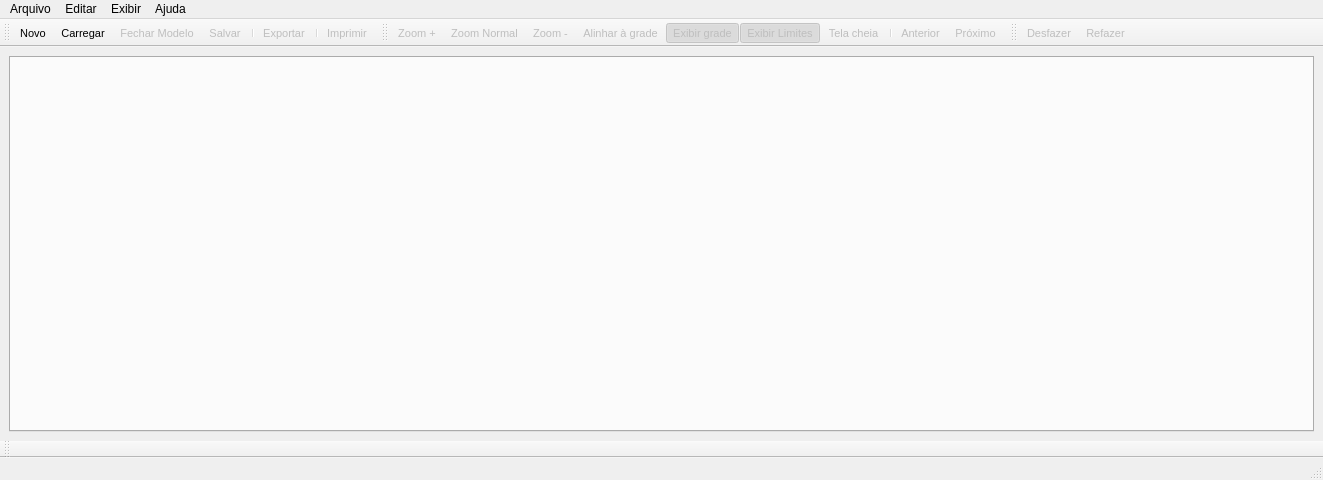
<?xml version="1.0" encoding="UTF-8"?>
<ui version="4.0">
 <class>FormPrincipal</class>
 <widget class="QMainWindow" name="FormPrincipal">
  <property name="windowModality">
   <enum>Qt::NonModal</enum>
  </property>
  <property name="geometry">
   <rect>
    <x>0</x>
    <y>0</y>
    <width>1323</width>
    <height>480</height>
   </rect>
  </property>
  <property name="minimumSize">
   <size>
    <width>640</width>
    <height>480</height>
   </size>
  </property>
  <property name="mouseTracking">
   <bool>true</bool>
  </property>
  <property name="windowTitle">
   <string>pgModeler - PostgreSQL Database Modeller</string>
  </property>
  <property name="windowIcon">
   <iconset resource="../res/resources.qrc">
    <normaloff>:/icones/icones/pgsqlModeler48x48.png</normaloff>:/icones/icones/pgsqlModeler48x48.png</iconset>
  </property>
  <property name="statusTip">
   <string/>
  </property>
  <property name="layoutDirection">
   <enum>Qt::LeftToRight</enum>
  </property>
  <property name="autoFillBackground">
   <bool>false</bool>
  </property>
  <property name="styleSheet">
   <string notr="true"/>
  </property>
  <property name="toolButtonStyle">
   <enum>Qt::ToolButtonTextOnly</enum>
  </property>
  <property name="animated">
   <bool>false</bool>
  </property>
  <property name="dockNestingEnabled">
   <bool>true</bool>
  </property>
  <widget class="QWidget" name="centralwidget">
   <layout class="QGridLayout" name="gridLayout">
    <property name="spacing">
     <number>4</number>
    </property>
    <item row="0" column="0">
     <widget class="QTabWidget" name="modelos_tab">
      <property name="minimumSize">
       <size>
        <width>0</width>
        <height>0</height>
       </size>
      </property>
      <property name="mouseTracking">
       <bool>true</bool>
      </property>
      <property name="currentIndex">
       <number>-1</number>
      </property>
      <property name="documentMode">
       <bool>false</bool>
      </property>
      <property name="tabsClosable">
       <bool>true</bool>
      </property>
     </widget>
    </item>
   </layout>
  </widget>
  <widget class="QMenuBar" name="menu_principal_mb">
   <property name="enabled">
    <bool>true</bool>
   </property>
   <property name="geometry">
    <rect>
     <x>0</x>
     <y>0</y>
     <width>1323</width>
     <height>25</height>
    </rect>
   </property>
   <property name="defaultUp">
    <bool>false</bool>
   </property>
   <widget class="QMenu" name="menuArquivo">
    <property name="title">
     <string>Arquivo</string>
    </property>
    <addaction name="action_novo_modelo"/>
    <addaction name="action_carregar_modelo"/>
    <addaction name="action_fechar_modelo"/>
    <addaction name="action_salvar_modelo"/>
    <addaction name="action_salvar_como"/>
    <addaction name="action_salvar_tudo"/>
    <addaction name="separator"/>
    <addaction name="action_imprimir"/>
    <addaction name="separator"/>
    <addaction name="action_exportar"/>
    <addaction name="separator"/>
    <addaction name="action_sair"/>
   </widget>
   <widget class="QMenu" name="menuEditar">
    <property name="title">
     <string>Editar</string>
    </property>
    <addaction name="action_desfazer"/>
    <addaction name="action_refazer"/>
    <addaction name="separator"/>
    <addaction name="action_configuracoes"/>
    <addaction name="separator"/>
   </widget>
   <widget class="QMenu" name="menuSobre">
    <property name="title">
     <string>Ajuda</string>
    </property>
    <addaction name="action_sobre"/>
   </widget>
   <widget class="QMenu" name="menuExibir">
    <property name="title">
     <string>Exibir</string>
    </property>
    <widget class="QMenu" name="menuFerramentas">
     <property name="title">
      <string>Ferramentas</string>
     </property>
     <addaction name="action_arquivo"/>
     <addaction name="action_exibicao"/>
     <addaction name="action_edicao"/>
     <addaction name="action_modelo"/>
     <addaction name="separator"/>
     <addaction name="action_operacoes"/>
     <addaction name="action_visao_objetos"/>
    </widget>
    <addaction name="action_exibir_grade"/>
    <addaction name="action_exibir_lim_paginas"/>
    <addaction name="action_tela_cheia"/>
    <addaction name="separator"/>
    <addaction name="action_zoom_normal"/>
    <addaction name="action_ampliar_zoom"/>
    <addaction name="action_diminuir_zoom"/>
    <addaction name="separator"/>
    <addaction name="menuFerramentas"/>
   </widget>
   <addaction name="menuArquivo"/>
   <addaction name="menuEditar"/>
   <addaction name="menuExibir"/>
   <addaction name="menuSobre"/>
  </widget>
  <widget class="QStatusBar" name="statusbar"/>
  <widget class="QToolBar" name="arquivo_tb">
   <property name="font">
    <font>
     <pointsize>8</pointsize>
    </font>
   </property>
   <property name="windowTitle">
    <string>Arquivo</string>
   </property>
   <property name="iconSize">
    <size>
     <width>22</width>
     <height>22</height>
    </size>
   </property>
   <property name="toolButtonStyle">
    <enum>Qt::ToolButtonTextUnderIcon</enum>
   </property>
   <property name="floatable">
    <bool>false</bool>
   </property>
   <attribute name="toolBarArea">
    <enum>TopToolBarArea</enum>
   </attribute>
   <attribute name="toolBarBreak">
    <bool>false</bool>
   </attribute>
   <addaction name="action_novo_modelo"/>
   <addaction name="action_carregar_modelo"/>
   <addaction name="action_fechar_modelo"/>
   <addaction name="action_salvar_modelo"/>
   <addaction name="separator"/>
   <addaction name="action_exportar"/>
   <addaction name="separator"/>
   <addaction name="action_imprimir"/>
  </widget>
  <widget class="QToolBar" name="exibicao_tb">
   <property name="enabled">
    <bool>true</bool>
   </property>
   <property name="font">
    <font>
     <pointsize>8</pointsize>
    </font>
   </property>
   <property name="windowTitle">
    <string>Visualização</string>
   </property>
   <property name="iconSize">
    <size>
     <width>22</width>
     <height>22</height>
    </size>
   </property>
   <property name="toolButtonStyle">
    <enum>Qt::ToolButtonTextUnderIcon</enum>
   </property>
   <attribute name="toolBarArea">
    <enum>TopToolBarArea</enum>
   </attribute>
   <attribute name="toolBarBreak">
    <bool>false</bool>
   </attribute>
   <addaction name="action_ampliar_zoom"/>
   <addaction name="action_zoom_normal"/>
   <addaction name="action_diminuir_zoom"/>
   <addaction name="action_alin_objs_grade"/>
   <addaction name="action_exibir_grade"/>
   <addaction name="action_exibir_lim_paginas"/>
   <addaction name="action_tela_cheia"/>
   <addaction name="separator"/>
   <addaction name="action_anterior"/>
   <addaction name="action_proximo"/>
  </widget>
  <widget class="QToolBar" name="edicao_tb">
   <property name="enabled">
    <bool>true</bool>
   </property>
   <property name="font">
    <font>
     <pointsize>8</pointsize>
    </font>
   </property>
   <property name="windowTitle">
    <string>Edição</string>
   </property>
   <property name="movable">
    <bool>true</bool>
   </property>
   <property name="iconSize">
    <size>
     <width>22</width>
     <height>22</height>
    </size>
   </property>
   <property name="toolButtonStyle">
    <enum>Qt::ToolButtonTextUnderIcon</enum>
   </property>
   <property name="floatable">
    <bool>false</bool>
   </property>
   <attribute name="toolBarArea">
    <enum>TopToolBarArea</enum>
   </attribute>
   <attribute name="toolBarBreak">
    <bool>false</bool>
   </attribute>
   <addaction name="action_desfazer"/>
   <addaction name="action_refazer"/>
  </widget>
  <widget class="QToolBar" name="modelo_tb">
   <property name="enabled">
    <bool>true</bool>
   </property>
   <property name="sizePolicy">
    <sizepolicy hsizetype="Minimum" vsizetype="Minimum">
     <horstretch>0</horstretch>
     <verstretch>0</verstretch>
    </sizepolicy>
   </property>
   <property name="font">
    <font>
     <pointsize>8</pointsize>
    </font>
   </property>
   <property name="windowTitle">
    <string>Modelo</string>
   </property>
   <property name="iconSize">
    <size>
     <width>22</width>
     <height>22</height>
    </size>
   </property>
   <property name="toolButtonStyle">
    <enum>Qt::ToolButtonTextUnderIcon</enum>
   </property>
   <property name="floatable">
    <bool>true</bool>
   </property>
   <attribute name="toolBarArea">
    <enum>BottomToolBarArea</enum>
   </attribute>
   <attribute name="toolBarBreak">
    <bool>false</bool>
   </attribute>
  </widget>
  <action name="action_novo_modelo">
   <property name="icon">
    <iconset resource="../res/resources.qrc">
     <normaloff>:/icones/icones/novo.png</normaloff>:/icones/icones/novo.png</iconset>
   </property>
   <property name="text">
    <string>Novo</string>
   </property>
   <property name="shortcut">
    <string>Ctrl+N</string>
   </property>
  </action>
  <action name="action_salvar_modelo">
   <property name="enabled">
    <bool>false</bool>
   </property>
   <property name="icon">
    <iconset resource="../res/resources.qrc">
     <normaloff>:/icones/icones/salvar.png</normaloff>:/icones/icones/salvar.png</iconset>
   </property>
   <property name="text">
    <string>Salvar</string>
   </property>
   <property name="shortcut">
    <string>Ctrl+S</string>
   </property>
  </action>
  <action name="action_ampliar_zoom">
   <property name="enabled">
    <bool>false</bool>
   </property>
   <property name="icon">
    <iconset resource="../res/resources.qrc">
     <normaloff>:/icones/icones/zoom_mais.png</normaloff>:/icones/icones/zoom_mais.png</iconset>
   </property>
   <property name="text">
    <string>Zoom +</string>
   </property>
   <property name="toolTip">
    <string>Ampliar zoom</string>
   </property>
   <property name="shortcut">
    <string>Ctrl+=</string>
   </property>
   <property name="menuRole">
    <enum>QAction::PreferencesRole</enum>
   </property>
   <property name="priority">
    <enum>QAction::HighPriority</enum>
   </property>
  </action>
  <action name="action_diminuir_zoom">
   <property name="enabled">
    <bool>false</bool>
   </property>
   <property name="icon">
    <iconset resource="../res/resources.qrc">
     <normaloff>:/icones/icones/zoom_menos.png</normaloff>:/icones/icones/zoom_menos.png</iconset>
   </property>
   <property name="text">
    <string>Zoom -</string>
   </property>
   <property name="iconText">
    <string>Zoom -</string>
   </property>
   <property name="toolTip">
    <string>Diminuir zoom</string>
   </property>
   <property name="shortcut">
    <string>Ctrl+-</string>
   </property>
  </action>
  <action name="action_carregar_modelo">
   <property name="icon">
    <iconset resource="../res/resources.qrc">
     <normaloff>:/icones/icones/abrir.png</normaloff>:/icones/icones/abrir.png</iconset>
   </property>
   <property name="text">
    <string>Carregar</string>
   </property>
   <property name="shortcut">
    <string>Ctrl+O</string>
   </property>
  </action>
  <action name="action_proximo">
   <property name="enabled">
    <bool>false</bool>
   </property>
   <property name="icon">
    <iconset resource="../res/resources.qrc">
     <normaloff>:/icones/icones/proximo.png</normaloff>:/icones/icones/proximo.png</iconset>
   </property>
   <property name="text">
    <string>Próximo</string>
   </property>
  </action>
  <action name="action_anterior">
   <property name="enabled">
    <bool>false</bool>
   </property>
   <property name="icon">
    <iconset resource="../res/resources.qrc">
     <normaloff>:/icones/icones/anterior.png</normaloff>:/icones/icones/anterior.png</iconset>
   </property>
   <property name="text">
    <string>Anterior</string>
   </property>
  </action>
  <action name="action_ajuda">
   <property name="icon">
    <iconset resource="../res/resources.qrc">
     <normaloff>:/icones/icones/msgbox_quest.png</normaloff>:/icones/icones/msgbox_quest.png</iconset>
   </property>
   <property name="text">
    <string>Ajuda</string>
   </property>
   <property name="shortcut">
    <string>F1</string>
   </property>
  </action>
  <action name="action_salvar_como">
   <property name="enabled">
    <bool>false</bool>
   </property>
   <property name="icon">
    <iconset resource="../res/resources.qrc">
     <normaloff>:/icones/icones/salvar_como.png</normaloff>:/icones/icones/salvar_como.png</iconset>
   </property>
   <property name="text">
    <string>Salvar Como</string>
   </property>
  </action>
  <action name="action_sair">
   <property name="icon">
    <iconset resource="../res/resources.qrc">
     <normaloff>:/icones/icones/sair.png</normaloff>:/icones/icones/sair.png</iconset>
   </property>
   <property name="text">
    <string>Sair</string>
   </property>
   <property name="menuRole">
    <enum>QAction::QuitRole</enum>
   </property>
  </action>
  <action name="action_sobre">
   <property name="icon">
    <iconset resource="../res/resources.qrc">
     <normaloff>:/icones/icones/pgsqlModeler48x48.png</normaloff>:/icones/icones/pgsqlModeler48x48.png</iconset>
   </property>
   <property name="text">
    <string>Sobre o pgModeler</string>
   </property>
   <property name="shortcut">
    <string>F2</string>
   </property>
  </action>
  <action name="action_imprimir">
   <property name="enabled">
    <bool>false</bool>
   </property>
   <property name="icon">
    <iconset resource="../res/resources.qrc">
     <normaloff>:/icones/icones/imprimir.png</normaloff>:/icones/icones/imprimir.png</iconset>
   </property>
   <property name="text">
    <string>Imprimir</string>
   </property>
   <property name="shortcut">
    <string>Ctrl+P</string>
   </property>
  </action>
  <action name="action_desfazer">
   <property name="enabled">
    <bool>false</bool>
   </property>
   <property name="icon">
    <iconset resource="../res/resources.qrc">
     <normaloff>:/icones/icones/desfazer.png</normaloff>:/icones/icones/desfazer.png</iconset>
   </property>
   <property name="text">
    <string>Desfazer</string>
   </property>
   <property name="shortcut">
    <string>Ctrl+Z</string>
   </property>
  </action>
  <action name="action_refazer">
   <property name="enabled">
    <bool>false</bool>
   </property>
   <property name="icon">
    <iconset resource="../res/resources.qrc">
     <normaloff>:/icones/icones/refazer.png</normaloff>:/icones/icones/refazer.png</iconset>
   </property>
   <property name="text">
    <string>Refazer</string>
   </property>
   <property name="shortcut">
    <string>Ctrl+Y</string>
   </property>
  </action>
  <action name="action_preferencias">
   <property name="icon">
    <iconset resource="../res/resources.qrc">
     <normaloff>:/icones/icones/config.png</normaloff>:/icones/icones/config.png</iconset>
   </property>
   <property name="text">
    <string>Preferências</string>
   </property>
   <property name="shortcut">
    <string>Ctrl+Shift+P</string>
   </property>
  </action>
  <action name="action_exportar">
   <property name="enabled">
    <bool>false</bool>
   </property>
   <property name="icon">
    <iconset resource="../res/resources.qrc">
     <normaloff>:/icones/icones/exportar.png</normaloff>:/icones/icones/exportar.png</iconset>
   </property>
   <property name="text">
    <string>Exportar</string>
   </property>
  </action>
  <action name="action_exibir_grade">
   <property name="checkable">
    <bool>true</bool>
   </property>
   <property name="checked">
    <bool>true</bool>
   </property>
   <property name="enabled">
    <bool>false</bool>
   </property>
   <property name="icon">
    <iconset resource="../res/resources.qrc">
     <normaloff>:/icones/icones/grade.png</normaloff>:/icones/icones/grade.png</iconset>
   </property>
   <property name="text">
    <string>Exibir grade</string>
   </property>
   <property name="iconText">
    <string>Exibir grade</string>
   </property>
   <property name="shortcut">
    <string>Ctrl+G</string>
   </property>
  </action>
  <action name="action_barra_arquivo">
   <property name="checkable">
    <bool>true</bool>
   </property>
   <property name="checked">
    <bool>true</bool>
   </property>
   <property name="text">
    <string>Arquivo</string>
   </property>
  </action>
  <action name="action_barra_edicao">
   <property name="checkable">
    <bool>true</bool>
   </property>
   <property name="checked">
    <bool>true</bool>
   </property>
   <property name="text">
    <string>Edição</string>
   </property>
  </action>
  <action name="action_barra_exibicao">
   <property name="checkable">
    <bool>true</bool>
   </property>
   <property name="checked">
    <bool>true</bool>
   </property>
   <property name="text">
    <string>Exibição</string>
   </property>
  </action>
  <action name="action_barra_configuracao">
   <property name="checkable">
    <bool>true</bool>
   </property>
   <property name="checked">
    <bool>true</bool>
   </property>
   <property name="text">
    <string>Configuração</string>
   </property>
  </action>
  <action name="action_barra_ajuda">
   <property name="checkable">
    <bool>true</bool>
   </property>
   <property name="checked">
    <bool>true</bool>
   </property>
   <property name="text">
    <string>Ajuda</string>
   </property>
  </action>
  <action name="action_fechar_modelo">
   <property name="enabled">
    <bool>false</bool>
   </property>
   <property name="icon">
    <iconset resource="../res/resources.qrc">
     <normaloff>:/icones/icones/fechar.png</normaloff>:/icones/icones/fechar.png</iconset>
   </property>
   <property name="text">
    <string>Fechar Modelo</string>
   </property>
  </action>
  <action name="action_zoom_normal">
   <property name="enabled">
    <bool>false</bool>
   </property>
   <property name="icon">
    <iconset resource="../res/resources.qrc">
     <normaloff>:/icones/icones/zoom_normal.png</normaloff>:/icones/icones/zoom_normal.png</iconset>
   </property>
   <property name="text">
    <string>Zoom Normal</string>
   </property>
   <property name="shortcut">
    <string>Ctrl+0</string>
   </property>
  </action>
  <action name="action_alin_objs_grade">
   <property name="checkable">
    <bool>true</bool>
   </property>
   <property name="checked">
    <bool>false</bool>
   </property>
   <property name="enabled">
    <bool>false</bool>
   </property>
   <property name="icon">
    <iconset resource="../res/resources.qrc">
     <normaloff>:/icones/icones/alinhargrade.png</normaloff>:/icones/icones/alinhargrade.png</iconset>
   </property>
   <property name="text">
    <string>Alinhar à grade</string>
   </property>
   <property name="toolTip">
    <string>Alinhar objetos à grade</string>
   </property>
  </action>
  <action name="action_tela_cheia">
   <property name="checkable">
    <bool>true</bool>
   </property>
   <property name="enabled">
    <bool>false</bool>
   </property>
   <property name="icon">
    <iconset resource="../res/resources.qrc">
     <normaloff>:/icones/icones/telacheia.png</normaloff>:/icones/icones/telacheia.png</iconset>
   </property>
   <property name="text">
    <string>Tela cheia</string>
   </property>
   <property name="toolTip">
    <string>Exibe o modelo em tela cheia</string>
   </property>
   <property name="shortcut">
    <string>F11</string>
   </property>
  </action>
  <action name="action_exibir_lim_paginas">
   <property name="checkable">
    <bool>true</bool>
   </property>
   <property name="checked">
    <bool>true</bool>
   </property>
   <property name="enabled">
    <bool>false</bool>
   </property>
   <property name="icon">
    <iconset resource="../res/resources.qrc">
     <normaloff>:/icones/icones/exibirlimpag.png</normaloff>:/icones/icones/exibirlimpag.png</iconset>
   </property>
   <property name="text">
    <string>Exibir Limites</string>
   </property>
   <property name="toolTip">
    <string>Exibe os limitadores de página</string>
   </property>
   <property name="shortcut">
    <string>Ctrl+L</string>
   </property>
  </action>
  <action name="action_configuracoes">
   <property name="icon">
    <iconset resource="../res/resources.qrc">
     <normaloff>:/icones/icones/config.png</normaloff>:/icones/icones/config.png</iconset>
   </property>
   <property name="text">
    <string>Configurações</string>
   </property>
  </action>
  <action name="actionWidgets">
   <property name="text">
    <string>Widgets</string>
   </property>
  </action>
  <action name="action_arquivo">
   <property name="checkable">
    <bool>true</bool>
   </property>
   <property name="text">
    <string>Arquivo</string>
   </property>
  </action>
  <action name="action_exibicao">
   <property name="checkable">
    <bool>true</bool>
   </property>
   <property name="text">
    <string>Exibição</string>
   </property>
  </action>
  <action name="action_edicao">
   <property name="checkable">
    <bool>true</bool>
   </property>
   <property name="text">
    <string>Edição</string>
   </property>
  </action>
  <action name="action_modelo">
   <property name="checkable">
    <bool>true</bool>
   </property>
   <property name="text">
    <string>Modelo</string>
   </property>
  </action>
  <action name="action_operacoes">
   <property name="checkable">
    <bool>true</bool>
   </property>
   <property name="text">
    <string>Operações</string>
   </property>
  </action>
  <action name="action_visao_objetos">
   <property name="checkable">
    <bool>true</bool>
   </property>
   <property name="text">
    <string>Visão de Objetos</string>
   </property>
  </action>
  <action name="action_salvar_tudo">
   <property name="text">
    <string>Salvar Tudo</string>
   </property>
  </action>
 </widget>
 <resources>
  <include location="../res/resources.qrc"/>
 </resources>
 <connections/>
</ui>
